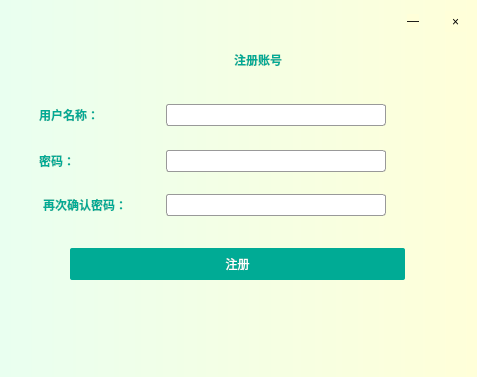
<?xml version="1.0" encoding="UTF-8"?>
<ui version="4.0">
 <class>registerWidget</class>
 <widget class="QWidget" name="registerWidget">
  <property name="geometry">
   <rect>
    <x>0</x>
    <y>0</y>
    <width>477</width>
    <height>377</height>
   </rect>
  </property>
  <property name="windowTitle">
   <string>Form</string>
  </property>
  <property name="styleSheet">
   <string notr="true">QWidget{
background-color: qlineargradient(spread:pad, x1:0, y1:0, x2:1, y2:0, stop:0 rgba(233, 255, 240), stop:1 rgba(255, 255, 217));
}
QLabel{
background-color: rgba(255, 255, 255, 0);
}
</string>
  </property>
  <layout class="QVBoxLayout" name="verticalLayout">
   <item>
    <layout class="QHBoxLayout" name="horizontalLayout_4">
     <property name="spacing">
      <number>6</number>
     </property>
     <property name="topMargin">
      <number>0</number>
     </property>
     <item>
      <spacer name="horizontalSpacer_3">
       <property name="orientation">
        <enum>Qt::Horizontal</enum>
       </property>
       <property name="sizeHint" stdset="0">
        <size>
         <width>16</width>
         <height>15</height>
        </size>
       </property>
      </spacer>
     </item>
     <item>
      <widget class="QPushButton" name="pushButton_4">
       <property name="styleSheet">
        <string notr="true">QPushButton{
background-color: rgb(255, 255, 217);
border:0;
}
</string>
       </property>
       <property name="text">
        <string>—</string>
       </property>
      </widget>
     </item>
     <item>
      <spacer name="horizontalSpacer_8">
       <property name="orientation">
        <enum>Qt::Horizontal</enum>
       </property>
       <property name="sizeType">
        <enum>QSizePolicy::Fixed</enum>
       </property>
       <property name="sizeHint" stdset="0">
        <size>
         <width>20</width>
         <height>20</height>
        </size>
       </property>
      </spacer>
     </item>
     <item>
      <widget class="QPushButton" name="pushButton_3">
       <property name="sizePolicy">
        <sizepolicy hsizetype="Fixed" vsizetype="Fixed">
         <horstretch>0</horstretch>
         <verstretch>0</verstretch>
        </sizepolicy>
       </property>
       <property name="minimumSize">
        <size>
         <width>21</width>
         <height>21</height>
        </size>
       </property>
       <property name="maximumSize">
        <size>
         <width>21</width>
         <height>21</height>
        </size>
       </property>
       <property name="styleSheet">
        <string notr="true">QPushButton{
background-color: rgb(255, 255, 217);
border:0;
}
QPushButton:hover{
color: rgb(0, 171, 149);

}
</string>
       </property>
       <property name="text">
        <string>×</string>
       </property>
      </widget>
     </item>
    </layout>
   </item>
   <item>
    <spacer name="verticalSpacer">
     <property name="orientation">
      <enum>Qt::Vertical</enum>
     </property>
     <property name="sizeType">
      <enum>QSizePolicy::Fixed</enum>
     </property>
     <property name="sizeHint" stdset="0">
      <size>
       <width>20</width>
       <height>5</height>
      </size>
     </property>
    </spacer>
   </item>
   <item>
    <layout class="QHBoxLayout" name="horizontalLayout">
     <item>
      <spacer name="horizontalSpacer">
       <property name="orientation">
        <enum>Qt::Horizontal</enum>
       </property>
       <property name="sizeHint" stdset="0">
        <size>
         <width>40</width>
         <height>20</height>
        </size>
       </property>
      </spacer>
     </item>
     <item>
      <widget class="QLabel" name="label_4">
       <property name="sizePolicy">
        <sizepolicy hsizetype="Fixed" vsizetype="Fixed">
         <horstretch>0</horstretch>
         <verstretch>0</verstretch>
        </sizepolicy>
       </property>
       <property name="minimumSize">
        <size>
         <width>33</width>
         <height>33</height>
        </size>
       </property>
       <property name="maximumSize">
        <size>
         <width>33</width>
         <height>33</height>
        </size>
       </property>
       <property name="styleSheet">
        <string notr="true">image: url(:/new/icon/resources/Angelica+.ico);</string>
       </property>
       <property name="text">
        <string/>
       </property>
      </widget>
     </item>
     <item>
      <widget class="QLabel" name="label_2">
       <property name="styleSheet">
        <string notr="true">font: 75 15pt &quot;微软雅黑&quot;;
color:rgb(0,171,149);
font-weight:bold;</string>
       </property>
       <property name="text">
        <string>注册账号</string>
       </property>
       <property name="alignment">
        <set>Qt::AlignCenter</set>
       </property>
      </widget>
     </item>
     <item>
      <spacer name="horizontalSpacer_2">
       <property name="orientation">
        <enum>Qt::Horizontal</enum>
       </property>
       <property name="sizeHint" stdset="0">
        <size>
         <width>40</width>
         <height>20</height>
        </size>
       </property>
      </spacer>
     </item>
    </layout>
   </item>
   <item>
    <spacer name="verticalSpacer_2">
     <property name="orientation">
      <enum>Qt::Vertical</enum>
     </property>
     <property name="sizeType">
      <enum>QSizePolicy::Fixed</enum>
     </property>
     <property name="sizeHint" stdset="0">
      <size>
       <width>21</width>
       <height>22</height>
      </size>
     </property>
    </spacer>
   </item>
   <item>
    <layout class="QHBoxLayout" name="horizontalLayout_6">
     <item>
      <spacer name="horizontalSpacer_9">
       <property name="orientation">
        <enum>Qt::Horizontal</enum>
       </property>
       <property name="sizeType">
        <enum>QSizePolicy::Fixed</enum>
       </property>
       <property name="sizeHint" stdset="0">
        <size>
         <width>27</width>
         <height>20</height>
        </size>
       </property>
      </spacer>
     </item>
     <item>
      <widget class="QLabel" name="label_7">
       <property name="sizePolicy">
        <sizepolicy hsizetype="Fixed" vsizetype="Fixed">
         <horstretch>0</horstretch>
         <verstretch>0</verstretch>
        </sizepolicy>
       </property>
       <property name="minimumSize">
        <size>
         <width>120</width>
         <height>0</height>
        </size>
       </property>
       <property name="maximumSize">
        <size>
         <width>120</width>
         <height>16777215</height>
        </size>
       </property>
       <property name="styleSheet">
        <string notr="true">font: 10pt &quot;微软雅黑&quot;;
color:rgb(0,171,149);
font-weight:bold;</string>
       </property>
       <property name="text">
        <string>用户名称：</string>
       </property>
      </widget>
     </item>
     <item>
      <widget class="QLineEdit" name="password_2">
       <property name="sizePolicy">
        <sizepolicy hsizetype="Fixed" vsizetype="Fixed">
         <horstretch>0</horstretch>
         <verstretch>0</verstretch>
        </sizepolicy>
       </property>
       <property name="minimumSize">
        <size>
         <width>220</width>
         <height>22</height>
        </size>
       </property>
       <property name="maximumSize">
        <size>
         <width>220</width>
         <height>22</height>
        </size>
       </property>
       <property name="styleSheet">
        <string notr="true">border:1px solid #999999;
border-radius:3px;
background-color: rgb(255, 255, 255);
font: 9pt &quot;微软雅黑&quot;;</string>
       </property>
       <property name="text">
        <string/>
       </property>
      </widget>
     </item>
     <item>
      <widget class="QLabel" name="label_8">
       <property name="sizePolicy">
        <sizepolicy hsizetype="Fixed" vsizetype="Fixed">
         <horstretch>0</horstretch>
         <verstretch>0</verstretch>
        </sizepolicy>
       </property>
       <property name="minimumSize">
        <size>
         <width>72</width>
         <height>20</height>
        </size>
       </property>
       <property name="maximumSize">
        <size>
         <width>72</width>
         <height>20</height>
        </size>
       </property>
       <property name="text">
        <string/>
       </property>
      </widget>
     </item>
    </layout>
   </item>
   <item>
    <spacer name="verticalSpacer_3">
     <property name="orientation">
      <enum>Qt::Vertical</enum>
     </property>
     <property name="sizeType">
      <enum>QSizePolicy::Fixed</enum>
     </property>
     <property name="sizeHint" stdset="0">
      <size>
       <width>20</width>
       <height>18</height>
      </size>
     </property>
    </spacer>
   </item>
   <item>
    <layout class="QHBoxLayout" name="horizontalLayout_3">
     <item>
      <spacer name="horizontalSpacer_5">
       <property name="orientation">
        <enum>Qt::Horizontal</enum>
       </property>
       <property name="sizeType">
        <enum>QSizePolicy::Fixed</enum>
       </property>
       <property name="sizeHint" stdset="0">
        <size>
         <width>27</width>
         <height>20</height>
        </size>
       </property>
      </spacer>
     </item>
     <item>
      <widget class="QLabel" name="label_3">
       <property name="sizePolicy">
        <sizepolicy hsizetype="Fixed" vsizetype="Fixed">
         <horstretch>0</horstretch>
         <verstretch>0</verstretch>
        </sizepolicy>
       </property>
       <property name="minimumSize">
        <size>
         <width>120</width>
         <height>0</height>
        </size>
       </property>
       <property name="maximumSize">
        <size>
         <width>120</width>
         <height>16777215</height>
        </size>
       </property>
       <property name="styleSheet">
        <string notr="true">font: 10pt &quot;微软雅黑&quot;;
color:rgb(0,171,149);
font-weight:bold;</string>
       </property>
       <property name="text">
        <string>密码：</string>
       </property>
      </widget>
     </item>
     <item>
      <widget class="QLineEdit" name="password">
       <property name="sizePolicy">
        <sizepolicy hsizetype="Fixed" vsizetype="Fixed">
         <horstretch>0</horstretch>
         <verstretch>0</verstretch>
        </sizepolicy>
       </property>
       <property name="minimumSize">
        <size>
         <width>220</width>
         <height>22</height>
        </size>
       </property>
       <property name="maximumSize">
        <size>
         <width>220</width>
         <height>22</height>
        </size>
       </property>
       <property name="styleSheet">
        <string notr="true">border:1px solid #999999;
border-radius:3px;
background-color: rgb(255, 255, 255);
font: 9pt &quot;微软雅黑&quot;;</string>
       </property>
       <property name="text">
        <string/>
       </property>
      </widget>
     </item>
     <item>
      <widget class="QLabel" name="label_5">
       <property name="sizePolicy">
        <sizepolicy hsizetype="Fixed" vsizetype="Fixed">
         <horstretch>0</horstretch>
         <verstretch>0</verstretch>
        </sizepolicy>
       </property>
       <property name="minimumSize">
        <size>
         <width>72</width>
         <height>20</height>
        </size>
       </property>
       <property name="maximumSize">
        <size>
         <width>72</width>
         <height>20</height>
        </size>
       </property>
       <property name="text">
        <string/>
       </property>
      </widget>
     </item>
    </layout>
   </item>
   <item>
    <spacer name="verticalSpacer_5">
     <property name="orientation">
      <enum>Qt::Vertical</enum>
     </property>
     <property name="sizeType">
      <enum>QSizePolicy::Fixed</enum>
     </property>
     <property name="sizeHint" stdset="0">
      <size>
       <width>20</width>
       <height>16</height>
      </size>
     </property>
    </spacer>
   </item>
   <item>
    <layout class="QHBoxLayout" name="horizontalLayout_2">
     <property name="spacing">
      <number>0</number>
     </property>
     <item>
      <spacer name="horizontalSpacer_4">
       <property name="orientation">
        <enum>Qt::Horizontal</enum>
       </property>
       <property name="sizeType">
        <enum>QSizePolicy::Fixed</enum>
       </property>
       <property name="sizeHint" stdset="0">
        <size>
         <width>29</width>
         <height>20</height>
        </size>
       </property>
      </spacer>
     </item>
     <item>
      <widget class="QLabel" name="label">
       <property name="sizePolicy">
        <sizepolicy hsizetype="Fixed" vsizetype="Fixed">
         <horstretch>0</horstretch>
         <verstretch>0</verstretch>
        </sizepolicy>
       </property>
       <property name="minimumSize">
        <size>
         <width>120</width>
         <height>0</height>
        </size>
       </property>
       <property name="maximumSize">
        <size>
         <width>120</width>
         <height>16777215</height>
        </size>
       </property>
       <property name="styleSheet">
        <string notr="true">font: 10pt &quot;微软雅黑&quot;;
color:rgb(0,171,149);
font-weight:bold;</string>
       </property>
       <property name="text">
        <string>再次确认密码：</string>
       </property>
      </widget>
     </item>
     <item>
      <widget class="QLineEdit" name="account">
       <property name="minimumSize">
        <size>
         <width>220</width>
         <height>22</height>
        </size>
       </property>
       <property name="maximumSize">
        <size>
         <width>220</width>
         <height>22</height>
        </size>
       </property>
       <property name="styleSheet">
        <string notr="true">border:1px solid #999999;
border-radius:3px;
background-color: rgb(255, 255, 255);
font: 9pt &quot;微软雅黑&quot;;</string>
       </property>
       <property name="text">
        <string/>
       </property>
      </widget>
     </item>
     <item>
      <widget class="QLabel" name="label_6">
       <property name="sizePolicy">
        <sizepolicy hsizetype="Fixed" vsizetype="Fixed">
         <horstretch>0</horstretch>
         <verstretch>0</verstretch>
        </sizepolicy>
       </property>
       <property name="minimumSize">
        <size>
         <width>72</width>
         <height>20</height>
        </size>
       </property>
       <property name="maximumSize">
        <size>
         <width>72</width>
         <height>20</height>
        </size>
       </property>
       <property name="text">
        <string/>
       </property>
      </widget>
     </item>
    </layout>
   </item>
   <item>
    <spacer name="verticalSpacer_4">
     <property name="orientation">
      <enum>Qt::Vertical</enum>
     </property>
     <property name="sizeType">
      <enum>QSizePolicy::Fixed</enum>
     </property>
     <property name="sizeHint" stdset="0">
      <size>
       <width>20</width>
       <height>26</height>
      </size>
     </property>
    </spacer>
   </item>
   <item>
    <layout class="QHBoxLayout" name="horizontalLayout_5">
     <item>
      <spacer name="horizontalSpacer_7">
       <property name="orientation">
        <enum>Qt::Horizontal</enum>
       </property>
       <property name="sizeType">
        <enum>QSizePolicy::Preferred</enum>
       </property>
       <property name="sizeHint" stdset="0">
        <size>
         <width>40</width>
         <height>20</height>
        </size>
       </property>
      </spacer>
     </item>
     <item>
      <widget class="QPushButton" name="login_btn">
       <property name="sizePolicy">
        <sizepolicy hsizetype="Fixed" vsizetype="Fixed">
         <horstretch>0</horstretch>
         <verstretch>0</verstretch>
        </sizepolicy>
       </property>
       <property name="minimumSize">
        <size>
         <width>335</width>
         <height>32</height>
        </size>
       </property>
       <property name="maximumSize">
        <size>
         <width>335</width>
         <height>32</height>
        </size>
       </property>
       <property name="cursor">
        <cursorShape>PointingHandCursor</cursorShape>
       </property>
       <property name="styleSheet">
        <string notr="true">QPushButton{
background-color:rgb(0,171,149);
border-radius:2px;
	color: rgb(255, 255, 255);
font: 12pt &quot;微软雅黑&quot;;
}</string>
       </property>
       <property name="text">
        <string>注册</string>
       </property>
      </widget>
     </item>
     <item>
      <spacer name="horizontalSpacer_6">
       <property name="orientation">
        <enum>Qt::Horizontal</enum>
       </property>
       <property name="sizeType">
        <enum>QSizePolicy::Preferred</enum>
       </property>
       <property name="sizeHint" stdset="0">
        <size>
         <width>41</width>
         <height>20</height>
        </size>
       </property>
      </spacer>
     </item>
    </layout>
   </item>
   <item>
    <spacer name="verticalSpacer_6">
     <property name="orientation">
      <enum>Qt::Vertical</enum>
     </property>
     <property name="sizeHint" stdset="0">
      <size>
       <width>20</width>
       <height>40</height>
      </size>
     </property>
    </spacer>
   </item>
  </layout>
 </widget>
 <resources/>
 <connections/>
</ui>
